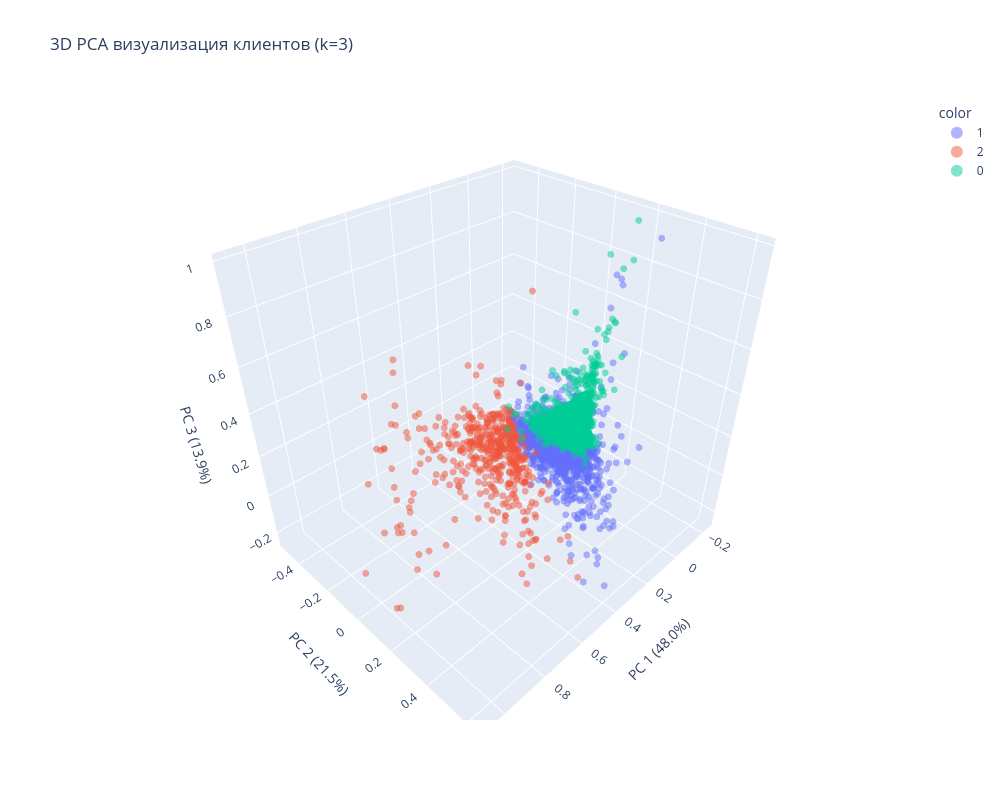

Notebook code cell kept with this figure:
### Markdown cell above
## Строю интерактивную 3D модель кластеров

### Code cell
def PCAplot3D(x_data, y_data=None):
    # Выполняю PCA для 3 компонент
    pca = PCA(n_components=3)
    components = pca.fit_transform(x_data)

    fig = px.scatter_3d(
        components,
        x=0, y=1, z=2,
        color=y_data.astype(str) if y_data is not None else None, 
        size=np.ones(len(x_data)), 
        opacity=0.5,
        title='3D PCA визуализация клиентов (k=3)',
        labels={'0': f'PC 1 ({pca.explained_variance_ratio_[0]*100:.1f}%)',
                '1': f'PC 2 ({pca.explained_variance_ratio_[1]*100:.1f}%)',
                '2': f'PC 3 ({pca.explained_variance_ratio_[2]*100:.1f}%)'},
        width=1000,
        height=800
    )
    fig.update_traces(marker=dict(size=4)) # Настраиваем размер точек для лучшей видимости
    fig.show()

PCAplot3D(city_groups_scl[features], yhat)

### Figure 1 — Plotly figure (JSON) as saved in the notebook; plotly's stock layout.template omitted (floating-point values rounded to 4 significant figures; data arrays with more than 128 entries replaced by an {"elided": "..."} marker saying what was removed)
{"data": [{"hovertemplate": "color=1<br>PC 1 (48.0%)=%{x}<br>PC 2 (21.5%)=%{y}<br>PC 3 (13.9%)=%{z}<br>size=%{marker.size}<extra></extra>", "legendgroup": "1", "marker": {"color": "#636efa", "opacity": 0.5, "size": 4, "sizemode": "area", "sizeref": 0.0025, "symbol": "circle"}, "mode": "markers", "name": "1", "scene": "scene", "showlegend": true, "type": "scatter3d", "x": {"elided": "1866 float values"}, "y": {"elided": "1866 float values"}, "z": {"elided": "1866 float values"}}, {"hovertemplate": "color=2<br>PC 1 (48.0%)=%{x}<br>PC 2 (21.5%)=%{y}<br>PC 3 (13.9%)=%{z}<br>size=%{marker.size}<extra></extra>", "legendgroup": "2", "marker": {"color": "#EF553B", "opacity": 0.5, "size": 4, "sizemode": "area", "sizeref": 0.0025, "symbol": "circle"}, "mode": "markers", "name": "2", "scene": "scene", "showlegend": true, "type": "scatter3d", "x": {"elided": "495 float values"}, "y": {"elided": "495 float values"}, "z": {"elided": "495 float values"}}, {"hovertemplate": "color=0<br>PC 1 (48.0%)=%{x}<br>PC 2 (21.5%)=%{y}<br>PC 3 (13.9%)=%{z}<br>size=%{marker.size}<extra></extra>", "legendgroup": "0", "marker": {"color": "#00cc96", "opacity": 0.5, "size": 4, "sizemode": "area", "sizeref": 0.0025, "symbol": "circle"}, "mode": "markers", "name": "0", "scene": "scene", "showlegend": true, "type": "scatter3d", "x": {"elided": "2117 float values"}, "y": {"elided": "2117 float values"}, "z": {"elided": "2117 float values"}}], "layout": {"height": 800, "legend": {"itemsizing": "constant", "title": {"text": "color"}, "tracegroupgap": 0}, "scene": {"domain": {"x": [0, 1], "y": [0, 1]}, "xaxis": {"title": {"text": "PC 1 (48.0%)"}}, "yaxis": {"title": {"text": "PC 2 (21.5%)"}}, "zaxis": {"title": {"text": "PC 3 (13.9%)"}}}, "title": {"text": "3D PCA визуализация клиентов (k=3)"}, "width": 1000}}
